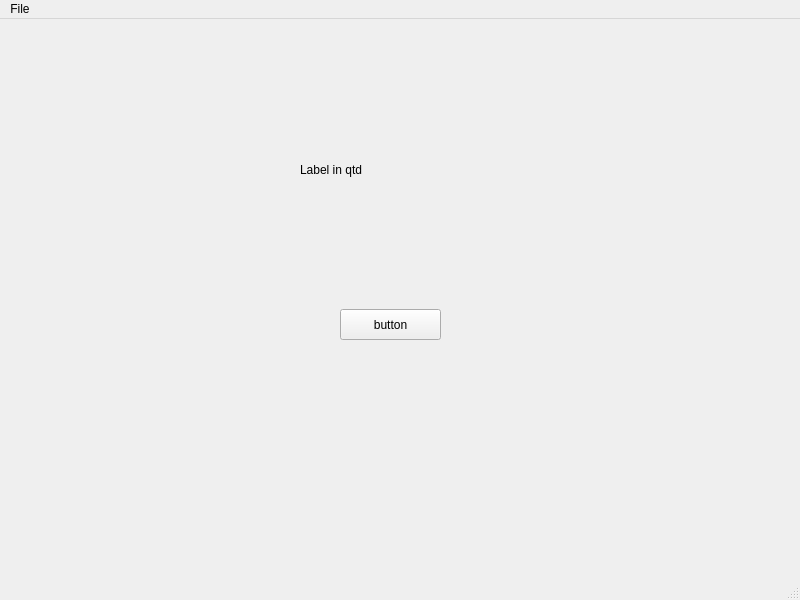
<?xml version="1.0" encoding="UTF-8"?>
<ui version="4.0">
 <class>MainWindow</class>
 <widget class="QMainWindow" name="MainWindow">
  <property name="geometry">
   <rect>
    <x>0</x>
    <y>0</y>
    <width>800</width>
    <height>600</height>
   </rect>
  </property>
  <property name="windowTitle">
   <string>MainWindow</string>
  </property>
  <widget class="QWidget" name="centralwidget">
   <widget class="QPushButton" name="button1">
    <property name="geometry">
     <rect>
      <x>340</x>
      <y>290</y>
      <width>101</width>
      <height>31</height>
     </rect>
    </property>
    <property name="text">
     <string>button</string>
    </property>
   </widget>
   <widget class="QLabel" name="label1">
    <property name="geometry">
     <rect>
      <x>300</x>
      <y>130</y>
      <width>111</width>
      <height>41</height>
     </rect>
    </property>
    <property name="text">
     <string>Label in qtd</string>
    </property>
   </widget>
  </widget>
  <widget class="QMenuBar" name="menubar">
   <property name="geometry">
    <rect>
     <x>0</x>
     <y>0</y>
     <width>800</width>
     <height>21</height>
    </rect>
   </property>
   <widget class="QMenu" name="menuFile">
    <property name="title">
     <string>File</string>
    </property>
   </widget>
   <addaction name="menuFile"/>
  </widget>
  <widget class="QStatusBar" name="statusbar"/>
 </widget>
 <resources/>
 <connections/>
</ui>
